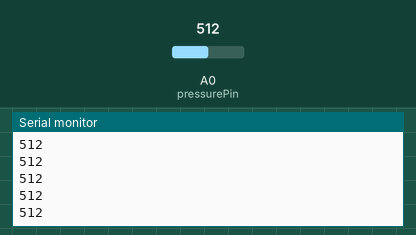
Bench run of a sketch on a simulated Arduino Uno, built with avr-gcc and run on an emulated ATmega328P. On the bench: the last lines printed to the serial monitor. The test bench sets the inputs (shaded band); at power-on: A0 (pressurePin) = 512.

Above: at 1.2 s.
1.3 s: A0 (pressurePin) set to 716
At 1.31 s:
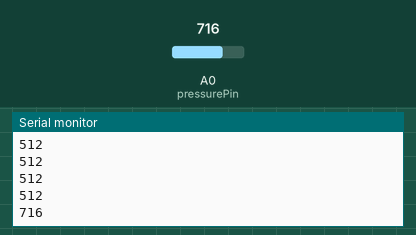
2.8 s: A0 (pressurePin) set to 900
At 2.81 s:
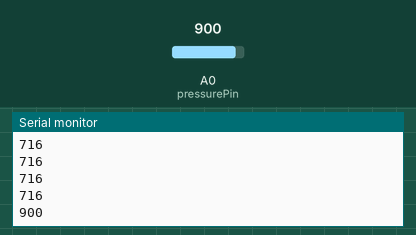
Timing chart, 0 to 5.8 s (numbered marks = the images above; inputs shaded):
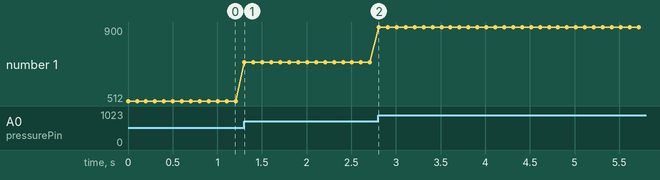

The sketch:

FSRArduino.ino
```cpp
int pressurePin = 0;

void setup() {
  // put your setup code here, to run once:
Serial.begin(9600);
}

void loop() {
  // put your main code here, to run repeatedly:
int pressure = analogRead(pressurePin);
Serial.println(pressure);
delay(100);
}
```

Measured:
- after the input at 1.3 s, the serial monitor: prints a new line at once (image 1)
- after the input at 2.8 s, the serial monitor: prints a new line at once (image 2)
- plotted number 1: 512 → 716 after the input at 1.3 s, 716 → 900 after the input at 2.8 s
